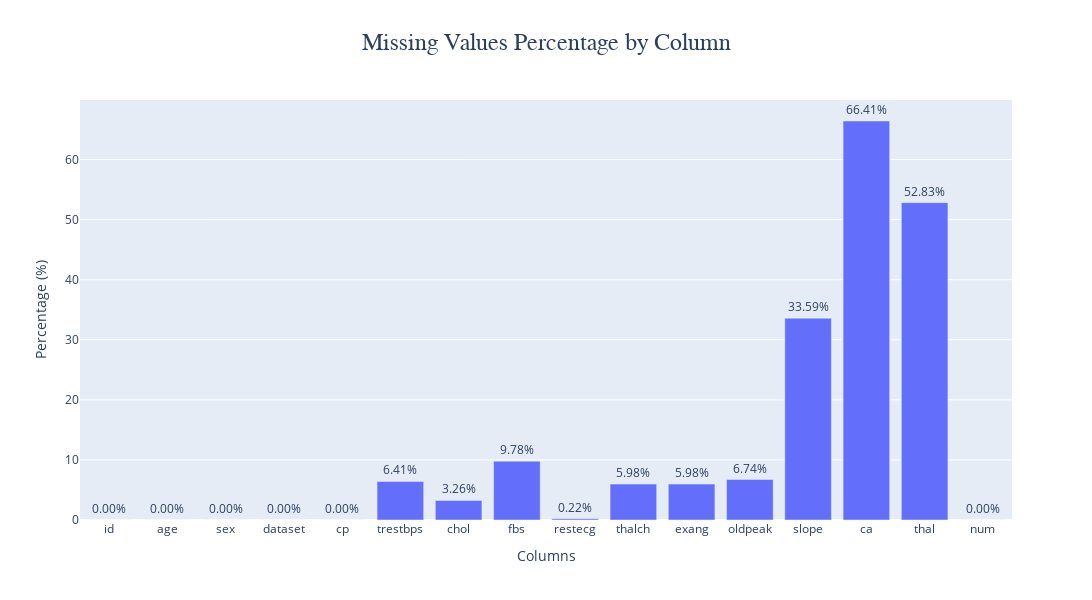

Notebook source saved alongside this figure:
### Markdown cell above
- Visualizing the null values

### Code cell
import plotly.express as px

# Calculating the percentage of missing values for each column
missing_percentage = df.isnull().mean() * 100

# Converting to DataFrame for plotting
missing_percentage_df = missing_percentage.reset_index()
missing_percentage_df.columns = ['Column', 'Missing Percentage']

# Creating the bar plot
fig = px.bar(missing_percentage_df, x='Column', y='Missing Percentage', title='Missing Values Percentage by Column')

# Updating layout with height, title formatting, axis titles, and width
fig.update_layout(
    height=600,  
    width=1200,  
    title={
        'text': 'Missing Values Percentage by Column',
        'font': {'size': 24, 'family': 'Arial'}, 
        'x': 0.5,  
        'xanchor': 'center'
    },
    xaxis_title='Columns',
    yaxis_title='Percentage (%)'
)

# Adding labels to the bars
fig.update_traces(
    text=missing_percentage_df['Missing Percentage'], 
    texttemplate='%{text:.2f}%', 
    textposition='outside'
)

# Showing the plot
fig.show()

### Figure 1 — Plotly figure (JSON) as saved in the notebook; plotly's stock layout.template omitted (floating-point values rounded to 4 significant figures)
{"data": [{"alignmentgroup": "True", "hovertemplate": "Column=%{x}<br>Missing Percentage=%{y}<extra></extra>", "legendgroup": "", "marker": {"color": "#636efa", "pattern": {"shape": ""}}, "name": "", "offsetgroup": "", "orientation": "v", "showlegend": false, "text": [0, 0, 0, 0, 0, 6.413, 3.261, 9.783, 0.2174, 5.978, 5.978, 6.739, 33.59, 66.41, 52.83, 0], "textposition": "outside", "texttemplate": "%{text:.2f}%", "type": "bar", "x": ["id", "age", "sex", "dataset", "cp", "trestbps", "chol", "fbs", "restecg", "thalch", "exang", "oldpeak", "slope", "ca", "thal", "num"], "xaxis": "x", "y": [0, 0, 0, 0, 0, 6.413, 3.261, 9.783, 0.2174, 5.978, 5.978, 6.739, 33.59, 66.41, 52.83, 0], "yaxis": "y"}], "layout": {"barmode": "relative", "height": 600, "legend": {"tracegroupgap": 0}, "title": {"font": {"family": "Arial", "size": 24}, "text": "Missing Values Percentage by Column", "x": 0.5, "xanchor": "center"}, "width": 1200, "xaxis": {"anchor": "y", "domain": [0, 1], "title": {"text": "Columns"}}, "yaxis": {"anchor": "x", "domain": [0, 1], "title": {"text": "Percentage (%)"}}}}
